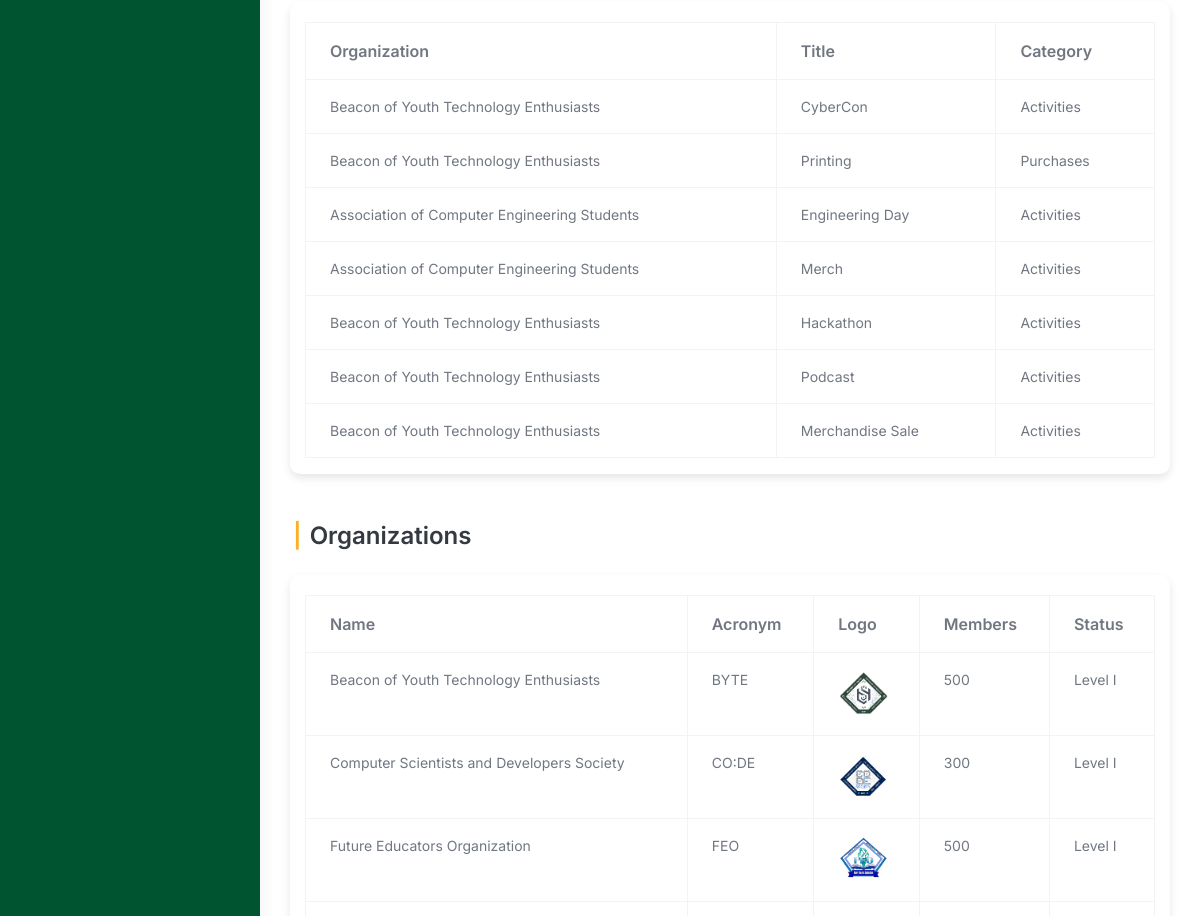
Page /src/dashboard/admin_dashboard.php (signed in, middle part) on the earlier database version.
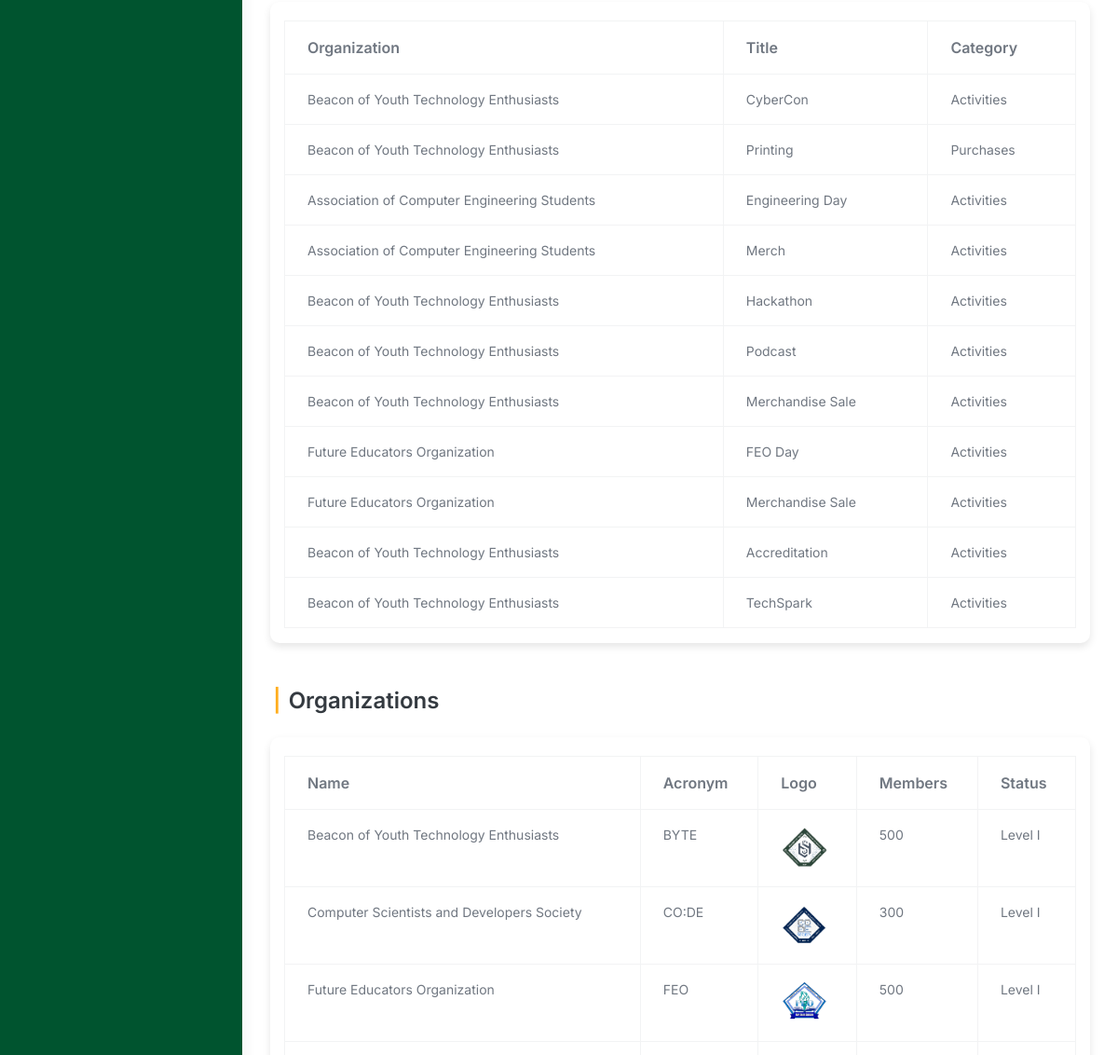
Same page on the later database version.
### tables this page shows
CREATE TABLE `budget_approvals` (
  `approval_id` int(11) NOT NULL,
  `title` varchar(255) NOT NULL,
  `category` varchar(255) NOT NULL,
  `attachment` varchar(255) DEFAULT NULL,
  `status` enum('Pending','Approved','Disapproved') DEFAULT 'Pending',
  `organization_id` int(11) NOT NULL,
  `created_at` timestamp NOT NULL DEFAULT current_timestamp(),
  `archived` tinyint(1) DEFAULT 0
);

CREATE TABLE `organizations` (
  `organization_id` int(11) NOT NULL,
  `organization_name` varchar(255) NOT NULL,
  `acronym` varchar(100) NOT NULL,
  `organization_logo` varchar(255) DEFAULT NULL,
  `organization_members` int(11) NOT NULL DEFAULT 0,
  `organization_status` enum('Probationary','Level I','Level II') NOT NULL DEFAULT 'Probationary',
  `organization_color` varchar(7) DEFAULT NULL,
  `archived` tinyint(1) DEFAULT 0,
  `created_at` timestamp NOT NULL DEFAULT current_timestamp(),
  `balance` decimal(15,2) DEFAULT 0.00,
  `beginning_balance` decimal(15,2) DEFAULT 0.00,
  `income` decimal(15,2) DEFAULT 0.00,
  `expense` decimal(15,2) DEFAULT 0.00,
  `cash_on_bank` decimal(15,2) DEFAULT 0.00,
  `cash_on_hand` decimal(15,2) DEFAULT 0.00
);

### src/dashboard/admin_dashboard.php (the view, shortened to what the changed rows need)
<?php
include("../connection.php");
?>
<!doctype html>
<html lang="en">
<head>
    <link rel="stylesheet" href="../assets/css/styles.min.css" />
    <link rel="stylesheet" href="../activity_management/css/activities.css" />
    <link href="https://unpkg.com/boxicons@2.1.4/css/boxicons.min.css" rel="stylesheet" />
    <link rel="stylesheet" href="https://cdnjs.cloudflare.com/ajax/libs/font-awesome/6.6.0/css/all.min.css">
</head>
<body>
    <div class="page-wrapper" id="main-wrapper" data-layout="vertical" data-navbarbg="skin6" data-sidebartype="full"
        data-sidebar-position="fixed" data-header-position="fixed">
        <div class="body-wrapper">
            <div class="container-fluid">
                <div class="row">
                    <div>
                        <div class="mx-auto">
                            <div class="container">
                                    <div id="tableContent" class="table-responsive">
                                        <table class="table table-bordered">
                                            <thead class="thead-light fw-bold">
                                                <tr class="fw-bold fs-4 text-dark">
                                                    <th>Organization</th>
                                                    <th>Title</th>
                                                    <th>Category</th>
                                                </tr>
                                            </thead>
                                            <tbody>
                                                <?php $query = "
                                                    SELECT b.*, o.organization_name
                                                    FROM budget_approvals b
                                                    JOIN organizations o ON b.organization_id = o.organization_id WHERE b.archived=0";
                                                $result = mysqli_query($conn, $query);
                                                if ($result->num_rows > 0) {
                                                    while ($row = mysqli_fetch_assoc($result)) {
                                                        $organization = $row['organization_name'];
                                                        $title = $row['title'];
                                                        $category = $row['category'];
                                                        echo
                                                        "<tr>
                                                            <td>".htmlspecialchars($organization) ."</td>
                                                            <td>".htmlspecialchars($title) ."</td>
                                                            <td>". htmlspecialchars($category)."</td>
                                                        </tr>";
                                                    }
                                                } else {
                                                    echo
                                                    "<tr>
                                                        <td colspan='3' class='text-center'>No organizations found</td>
                                                    </tr>";
                                                }
                                                ?>
                                            </tbody>
                                        </table>
                                    </div>
                            </div>
                            <?php
                                $sql = "SELECT * FROM organizations WHERE archived = 0";
                                $result = $conn->query($sql);
                            ?>
                            <div class="container">
                                    <div id="tableContent" class="table-responsive">
                                        <table class="table table-bordered">
                                            <thead class="thead-light fw-bold">
                                                <tr class="fw-bold fs-4 text-dark">
                                                    <th>Name</th>
                                                    <th>Acronym</th>
                                                    <th>Logo</th>
                                                    <th>Members</th>
                                                    <th>Status</th>
                                                </tr>
                                            </thead>
                                            <tbody>
                                                <?php if ($result->num_rows > 0): ?>
                                                    <?php while ($row = $result->fetch_assoc()): ?>
                                                        <?php
                                                        $organization_logo = $row['organization_logo'];
                                                        $logo_path = !empty($organization_logo) && file_exists('../organization_management/uploads/' . $organization_logo)
                                                                    ? '../organization_management/uploads/' . $organization_logo
                                                                    : '../organization_management/uploads/default_logo.png';
                                                        ?>
                                                        <tr>
                                                            <td><?php echo htmlspecialchars($row['organization_name']); ?></td>
                                                            <td><?php echo htmlspecialchars($row['acronym']); ?></td>
                                                            <td>
                                                                <img src="<?php echo htmlspecialchars($logo_path); ?>" alt="Logo"
                                                                    style="width: 50px; height: 50px; object-fit: cover;">
                                                            </td>
                                                            <td><?php echo htmlspecialchars($row['organization_members']); ?></td>
                                                            <td><?php echo htmlspecialchars($row['organization_status']); ?></td>
                                                        </tr>
                                                    <?php endwhile; ?>
                                                <?php else: ?>
                                                    <tr>
                                                        <td colspan="7" class="text-center">No organizations found</td>
                                                    </tr>
                                                <?php endif; ?>
                                            </tbody>
                                        </table>
                                    </div>
                            </div>
                        </div>
                    </div>
                </div>
            </div>
        </div>
    </div>
</body>
</html>

Differences in the rows shown:
added budget_approvals: organization.organization_name "Future Educators Organization", title "FEO Day", category "Activities"
added budget_approvals: organization.organization_name "Future Educators Organization", title "Merchandise Sale", category "Activities"
added budget_approvals: organization.organization_name "Beacon of Youth Technology Enthusiasts", title "Accreditation", category "Activities"
added budget_approvals: organization.organization_name "Beacon of Youth Technology Enthusiasts", title "TechSpark", category "Activities"
